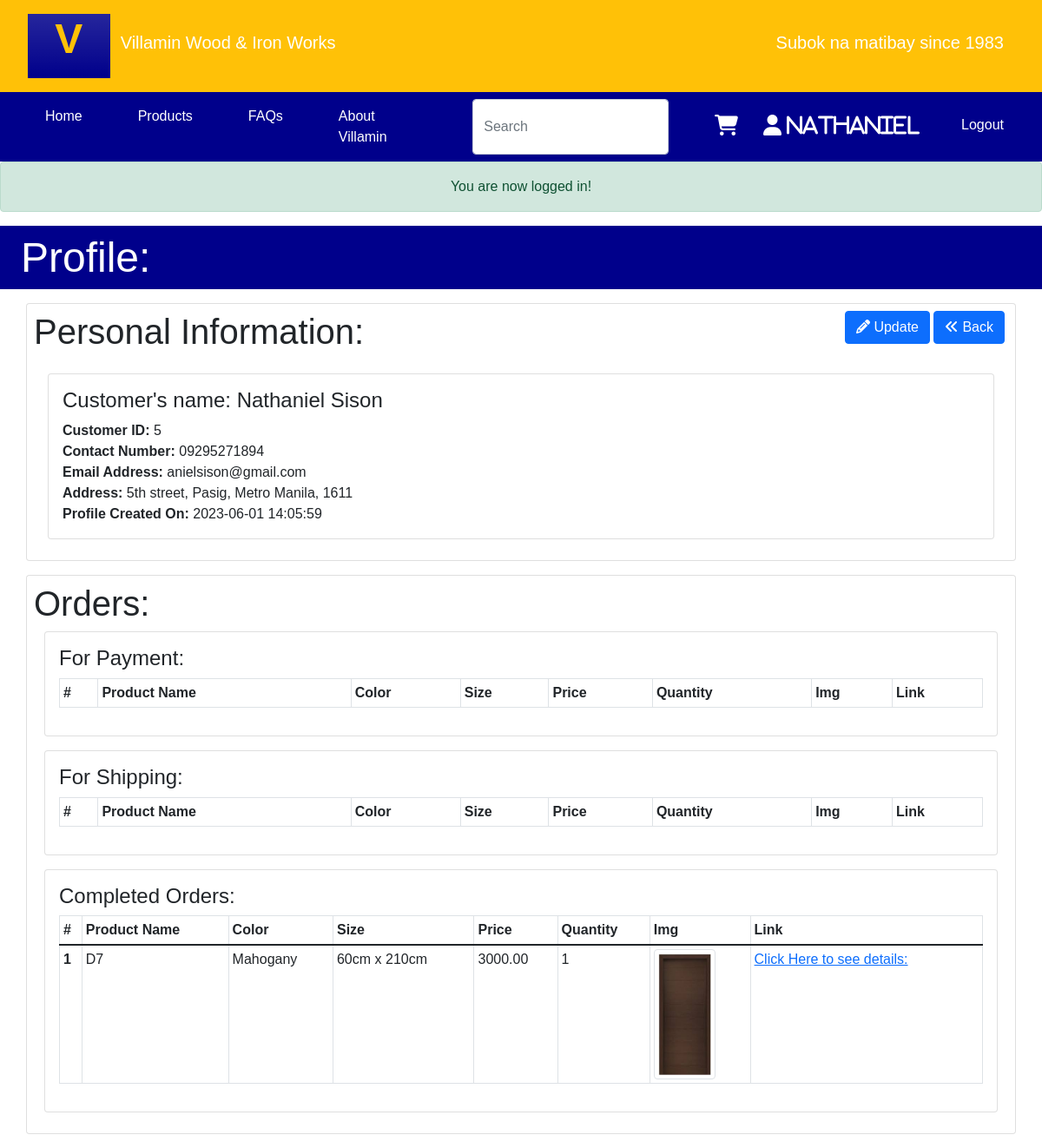
The page /customers/profile (signed in) on the database its author committed.
### tables this page shows
CREATE TABLE IF NOT EXISTS `order_products` (
  `id` int(11) NOT NULL AUTO_INCREMENT,
  `productId` int(11) NOT NULL,
  `product_varID` int(11) NOT NULL,
  `transactionId` int(11) NOT NULL,
  `quantity` int(11) NOT NULL,
  `createdBy` varchar(45) NOT NULL,
  `createdOn` datetime NOT NULL,
  `updatedBy` varchar(45) DEFAULT NULL,
  `updatedOn` datetime DEFAULT NULL,
  PRIMARY KEY (`id`),
  UNIQUE KEY `id_UNIQUE` (`id`),
  KEY `ordersToProducts_idx` (`productId`),
  KEY `ordersToTrans_idx` (`transactionId`),
  KEY `ordersToProduct_vars_idx` (`product_varID`)
);

CREATE TABLE IF NOT EXISTS `products` (
  `id` int(11) NOT NULL AUTO_INCREMENT,
  `product_name` varchar(45) NOT NULL,
  `category` varchar(45) NOT NULL,
  `img` varchar(60) DEFAULT 'default_product_img00.png',
  `details` varchar(100) DEFAULT NULL,
  `active` int(1) NOT NULL DEFAULT 0,
  `createdOn` datetime NOT NULL,
  `createdBy` varchar(45) NOT NULL,
  `updatedOn` datetime DEFAULT NULL,
  `updatedBy` varchar(45) DEFAULT NULL,
  PRIMARY KEY (`id`),
  UNIQUE KEY `id_UNIQUE` (`id`)
);

CREATE TABLE IF NOT EXISTS `product_var` (
  `id` int(11) NOT NULL AUTO_INCREMENT,
  `productId` int(11) NOT NULL,
  `color` varchar(45) NOT NULL,
  `size` varchar(45) NOT NULL,
  `img` varchar(45) DEFAULT NULL,
  `stock` int(11) NOT NULL,
  `price` decimal(6,2) NOT NULL,
  `featured` int(1) NOT NULL DEFAULT 0,
  `createdOn` datetime NOT NULL,
  `createdBy` varchar(45) NOT NULL,
  `updatedOn` datetime DEFAULT NULL,
  `updatedBy` varchar(45) DEFAULT NULL,
  PRIMARY KEY (`id`),
  UNIQUE KEY `id_UNIQUE` (`id`),
  KEY `product_varsToProducts_idx` (`productId`)
);

### app/libraries/Core.php (called while the page is built, shortened)
<?php
class Core {
    protected $currentController = 'Pages';
    protected $currentMethod = 'index';
    public function __construct(){
        $url = $this->getUrl();
        if(isset($url[0]) && file_exists('../app/controllers/' . ucwords($url[0]). '.php')){
            $this->currentController = ucwords($url[0]);
            unset($url[0]);
        }
        elseif (isset($url[1]) && file_exists('../app/controllers/admin/' . ucwords($url[1]). '.php')){
            $this->currentController = ucwords($url[1]);
            unset($url[1]);
            require_once '../app/controllers/admin/' . $this->currentController . '.php';
        } else {
            require_once '../app/controllers/' . $this->currentController . '.php';
        }
        $this->currentController = new $this->currentController;
        if(isset($url[1])){
            if(method_exists($this->currentController, $url[1])){
                $this->currentMethod = $url[1];
                unset($url[1]);
            }
        }
        $this->params = $url ? array_values($url) : [];
        call_user_func_array([$this->currentController, $this->currentMethod], $this->params);
    }
    public function getUrl(){
        if(isset($_GET['url'])){
            $url = rtrim($_GET['url'], '/');
            $url = filter_var($url, FILTER_SANITIZE_URL);
            $url = explode('/', $url);
            return $url;
        }
    }
}

### public/index.php (called while the page is built, shortened)
<?php
$init = new Core;

### app/libraries/Database.php (called while the page is built, shortened)
<?php
    class Database {
        private $host = DB_HOST;
        private $user = DB_USER;
        private $pass = DB_PASS;
        private $dbname = DB_NAME;
        private $dbh;
        private $stmt;
        public function __construct(){
            $dsn = 'mysql:host=' . $this->host . ';dbname=' . $this->dbname;
            $options = array(
                PDO::ATTR_PERSISTENT => true,
                PDO::ATTR_ERRMODE => PDO::ERRMODE_EXCEPTION
            );
            try {
                $this->dbh = new PDO($dsn, $this->user, $this->pass, $options);
            } catch(PDOException $err){
                $this->error = $err->getMessage();
                echo $this->error;
            }
        }
        public function query($sql){
            $this->stmt = $this->dbh->prepare($sql);
        }
        public function bind($param, $value, $type=null){
            if(is_null($type)){
                switch (true){
                    case is_int($value):
                        $type = PDO::PARAM_INT;
                        break;
                }
            }
            $this->stmt->bindValue($param, $value, $type);
        }
        public function execute(){
            return $this->stmt->execute();
        }
        public function resultSet(){
            $this->execute();
            return $this->stmt->fetchAll(PDO::FETCH_OBJ);
        }
    }

### app/models/Transaction.php (called while the page is built, shortened)
<?php
	class Transaction {
		private $db;
		public function __construct(){
			$this->db = new Database;
		}
		public function getAllPricesForPayment(){
			$this->db->query(
				"SELECT SUM(var.price) as total
       				FROM order_products op
					LEFT JOIN transactions t ON t.id = op.transactionId
					LEFT JOIN product_var var ON op.product_varId = var.id
					WHERE t.customerId = :customerId AND t.active = 1 AND t.status = 'FOR PAYMENT'
				");
			$this->db->bind(":customerId", $_SESSION["user_info"]->id);
			$row = $this->db->single()->total;
			return $row;
		}
		public function getActiveForPaymentOrderProducts(){
			$this->db->query(
				"SELECT t.id as transactionId, p.id as productId, op.id as orderId, t.status, p.product_name, op.quantity, var.id as varId, var.stock, var.color, var.size, var.price, var.img
       				FROM order_products op
					LEFT JOIN transactions t ON t.id = op.transactionId
					LEFT JOIN product_var var ON op.product_varId = var.id
                    LEFT JOIN products p ON p.id = op.productId
					WHERE t.customerId = :customerId AND t.active = 1 AND t.status = 'FOR PAYMENT'
				");
			$this->db->bind(":customerId", $_SESSION["user_info"]->id);
			$results = $this->db->resultSet();
			return $results;
		}
		public function getActiveForShippingOrderProducts(){
			$this->db->query(
				"SELECT t.id as transactionId, p.id as productId, op.id as orderId, t.status, p.product_name, op.quantity, var.stock, var.color, var.size, var.price, var.img
       				FROM order_products op
					LEFT JOIN transactions t ON t.id = op.transactionId
					LEFT JOIN product_var var ON op.product_varId = var.id
                    LEFT JOIN products p ON p.id = op.productId
					WHERE t.customerId = :customerId AND t.active = 1 AND t.status = 'FOR SHIPPING'
				");
			$this->db->bind(":customerId", $_SESSION["user_info"]->id);
			$results = $this->db->resultSet();
			return $results;
		}
		public function getCompletedOrderProducts(){
			$this->db->query(
				"SELECT t.id as transactionId, p.id as productId, op.id as orderId, t.status, p.product_name, op.quantity, var.stock, var.color, var.size, var.price, var.img
       				FROM order_products op
					LEFT JOIN transactions t ON t.id = op.transactionId
					LEFT JOIN product_var var ON op.product_varId = var.id
                    LEFT JOIN products p ON p.id = op.productId
					WHERE t.customerId = :customerId AND t.active = 0 AND t.status = 'COMPLETED'
				");
			$this->db->bind(":customerId", $_SESSION["user_info"]->id);
			$results = $this->db->resultSet();
			return $results;
		}
	}
?>

### app/views/customers/profile.php (the view, shortened to what this page needs)
<?php require APPROOT . '/views/templates/header.php'; ?>
	<header class="container-fluid col-12 p-0">
		<h5 class="display-5 px-4 py-2" style="background-color: darkblue; color: White">
			<?php echo $data['title']; ?>
		</h5>
	</header>
	<section class="card container p-2 my-3">
        <div>
            <h1 class="card-title">
                Personal Information:
                <a class="btn btn-primary float-end me-1" href="<?php echo URLROOT;?>">
                    <i class="fa fa-angle-double-left"></i> Back
                </a>
                <a href="<?php echo URLROOT."/customers/updateProfile/"; ?>" class="btn btn-primary float-end me-1">
                    <i class="fa fa-pencil"></i> Update
                </a>
            </h1>
        </div>
		<div class="card card-body m-3">
		    <div>
                <h4>
                    Customer's name: <?php echo $data["user_info"]->fname . " " . $data["user_info"]->lname; ?>
                </h4>
                <b>Customer ID:</b> <?php echo $data["user_info"]->id; ?> <br/>
                <b>Contact Number:</b> <?php echo $data["user_info"]->contactNumber; ?> <br/>
                <b>Email Address:</b> <?php echo $data["user_info"]->email; ?> <br/>
                <b>Address:</b> <?php echo $data["user_info"]->streetAddress .", ". $data["user_info"]->city .", ". $data["user_info"]->province .", ". $data["user_info"]->postalCode; ?> <br/>
                <b>Profile Created On:</b> <?php echo $data["user_info"]->createdOn; ?> <br/>
            </div>
		</div>
	</section>
    <section class="card container p-2 my-3">
    <h1 class="card-title">
        Orders:
    </h1>
    <div class="container">
        <div class="card card-body mb-3">
            <h4 class="card-title">For Payment:</h4>
            <table class="table table-sm table-bordered">
                <thead>
                <tr>
                    <th scope="col">#</th>
                    <th scope="col">Product Name</th>
                    <th scope="col">Color</th>
                    <th scope="col">Size</th>
                    <th scope="col">Price</th>
                    <th scope="col">Quantity</th>
                    <th scope="col">Img</th>
                    <th scope="col">Link</th>
                </tr>
                </thead>
            </table>
        </div>
    </div>
    <div class="container">
        <div class="card card-body mb-3">
            <h4 class="card-title">For Shipping:</h4>
            <table class="table table-sm table-bordered">
                <thead>
                <tr>
                    <th scope="col">#</th>
                    <th scope="col">Product Name</th>
                    <th scope="col">Color</th>
                    <th scope="col">Size</th>
                    <th scope="col">Price</th>
                    <th scope="col">Quantity</th>
                    <th scope="col">Img</th>
                    <th scope="col">Link</th>
                </tr>
                </thead>
            </table>
        </div>
    </div>
    <div class="container">
        <div class="card card-body mb-3">
            <h4 class="card-title">Completed Orders:</h4>
            <table class="table table-sm table-bordered">
                <thead>
                <tr>
                    <th scope="col">#</th>
                    <th scope="col">Product Name</th>
                    <th scope="col">Color</th>
                    <th scope="col">Size</th>
                    <th scope="col">Price</th>
                    <th scope="col">Quantity</th>
                    <th scope="col">Img</th>
                    <th scope="col">Link</th>
                </tr>
                </thead>
				<?php foreach($data["completedOrders"] as $key => $order) : ?>
                <tbody>
                <tr>
                    <th scope="row"><?php echo $key + 1; ?></th>
                    <td><?php echo $order->product_name; ?></td>
                    <td><?php echo $order->color; ?></td>
                    <td><?php echo $order->size; ?></td>
                    <td><?php echo $order->price; ?></td>
                    <td><?php echo $order->quantity; ?></td>
                    <td>
                        <img class="img-thumbnail" src="<?php echo URLROOT ."/img/products/".$order->img; ?>" style="max-height: 150px">
                    </td>
                    <td><a class="link" href="<?php echo URLROOT."/products/show/".$order->productId ?>">Click Here to see details:</a></td>
                </tr>
				<?php endforeach; ?>
            </table>
        </div>
    </div>
    </section>
<?php require APPROOT . "/views/templates/footer.php"; ?>

### public/flickity.css (style rules this page uses)
* { box-sizing: border-box; }
body { font-family: sans-serif; }

### rows shown on the page
order_products: productId.product_name "D7", product_varID.color "Mahogany", product_varID.size "60cm x 210cm", product_varID.price "3000.00", quantity "1", product_varID.img (picture)

### other values the page prints
SITENAME "Villamin Wood & Iron Works"
CATCHPHRASE "Subok na matibay since 1983"
$_SESSION["user_info"]->fname "Nathaniel"
$_SESSION[$name] "You are now logged in!"
$data['title'] "Profile:"
$data["user_info"]->fname "Nathaniel"
$data["user_info"]->lname "Sison"
$data["user_info"]->id "5"
$data["user_info"]->contactNumber "09295271894"
$data["user_info"]->email "anielsison@gmail.com"
$data["user_info"]->streetAddress "5th street"
$data["user_info"]->city "Pasig"
$data["user_info"]->province "Metro Manila"
$data["user_info"]->postalCode "1611"
$data["user_info"]->createdOn "2023-06-01 14:05:59"
